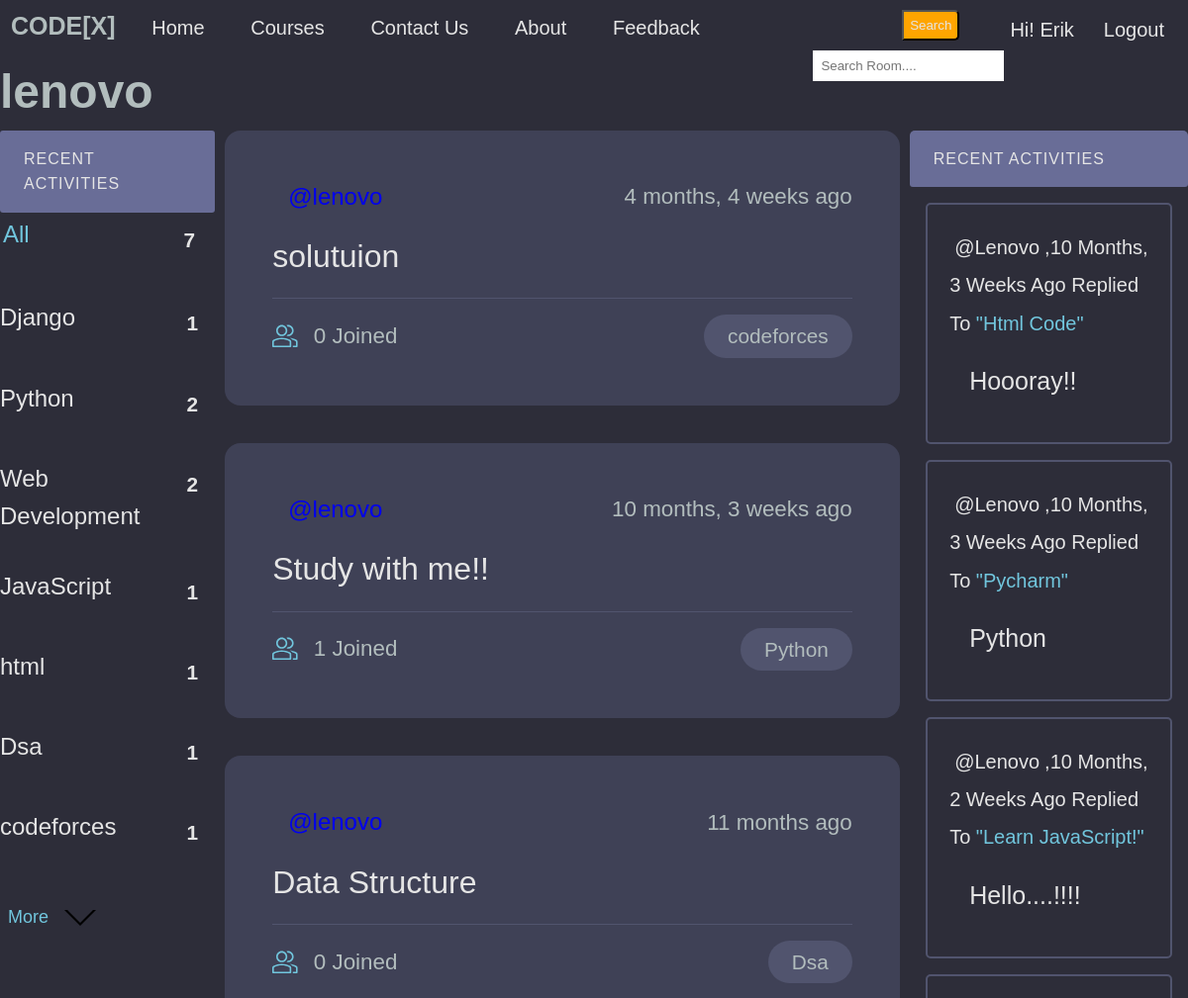
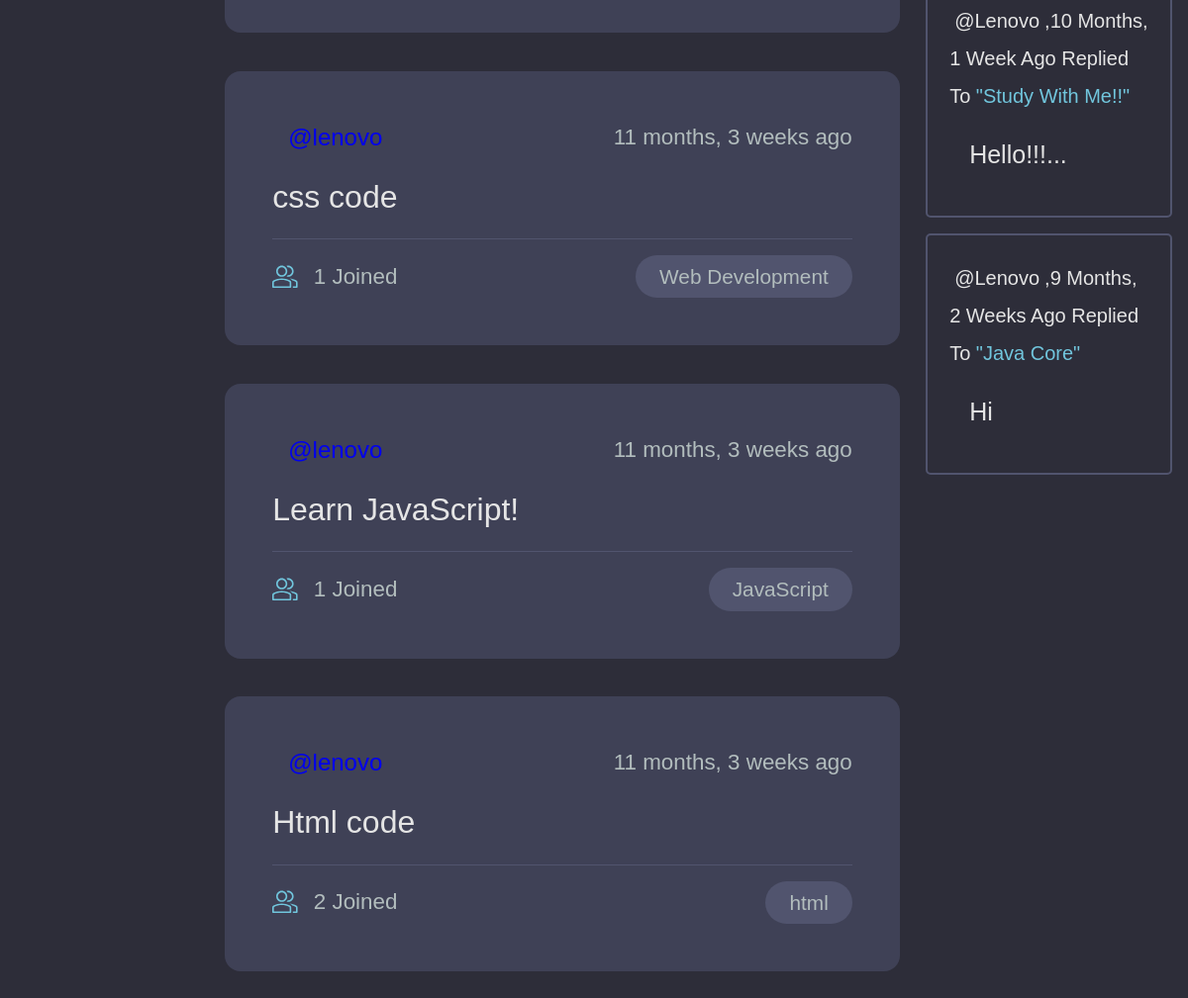
Page /profile/1 (signed in) on the committed database (2 pictures, top to bottom).
### base/models.py (models this page shows, shortened)
class Topic(models.Model):
    name = models.CharField(max_length=200)

class Room(models.Model):
    host =  models.ForeignKey(User, on_delete=models.SET_NULL,null=True)
    topic = models.ForeignKey(Topic, on_delete=models.SET_NULL,null=True)
    name =  models.CharField(max_length= 200)
    description = models.TextField(null= True, blank= True)
    participants= models.ManyToManyField(User, related_name='participants', blank=True)
    updated= models.DateTimeField(auto_now= True)
    created= models.DateTimeField(auto_now_add=True)
    class Meta:
        ordering = ['-updated','-created']
    def __str__(self):
        return self.name

class Message(models.Model):
    user= models.ForeignKey(User, on_delete=models.CASCADE)
    room = models.ForeignKey(Room, on_delete=models.CASCADE)
    body = models.TextField()
    updated= models.DateTimeField(auto_now= True)
    created = models.DateTimeField(auto_now_add=True)
    def __str__(self):
        return self.body[0:50]

### base/views.py (the view)
# urls.py: path('profile/<str:pk>',views.userProfile,name="user-profile"),
def userProfile(request, pk):
    user= User.objects.get(id=pk)
    rooms= user.room_set.all()
    room_message= user.message_set.all()
    topics= Topic.objects.all()
    context= {'user': user, 'rooms': rooms, 'room_message': room_message, 'topics': topics }
    return render(request, 'base/profile.html', context )

### base/templates/base/profile.html (shortened to what this page needs)
{% extends 'main.html' %}
{% block content %}
<h1>{{ user.username }}</h1>
<div class="profile-container">
    <div>
        {% include 'base/topics_component.html' %}
    </div>
    <div>
        {% include 'base/feed_component.html' %}
    </div>
    <div>
        {% include 'base/activity_component.html' %}
    </div>
</div>
{% endblock content %}

### templates/main.html (shortened to what this page needs)
<!DOCTYPE html>
<html lang="en">
<head>
</head>
<body>
    <nav class="nav-bar">
        <ul>
            <label class="logo">CODE[X]</label>
            <li><a  href="/">Home</a></li>
            <li><a href="{% url 'course' %}">Courses</a></li>
            <li><a href="{% url 'contact' %}">Contact us</a></li>
            <li><a href="#">About</a></li>
            <li><a href="#">feedback</a></li>
        </ul>
        {% if request.user.is_authenticated %}
        <a class="logout" href="{% url 'logout' %}">Logout</a>
        <p class="hello">Hi! {{request.user}}</p>
        {% else %}
        <a class="login" href="{% url 'login' %}">Login</a>
        {% endif %}
        <form method="GET" action="{% url 'home' %}">
            <button class="but">Search</button>
            <input class="search" type="text" name="q" placeholder="Search Room...."/>
        </form>
    </nav>
    {% block content %}
    {% endblock %}
</body>
</html>

### base/templates/base/topics_component.html (shortened to what this page needs)
<div class="topics-container">
    <div class="activities__header">
        <h2> Recent Activities </h2>
    </div>
    <ul class="topics__list">
        <li>
            <a href="{% url 'home' %}" class="active">All<span>{{topics.count}}</span></a>
        </li>
        {% for topic in topics %}
            <li>
                <a href="{% url 'home' %}?q={{topic.name}}">{{topic.name}}<span>{{topic.room_set.all.count}}</span></a>
            </li>
        {% endfor %}
    </ul>
    <a class="btn btn--link" href="{% url 'course' %}">More
        <svg version="1.1" xmlns="http://www.w3.org/2000/svg" width="32" height="32" viewBox="0 0 32 32">
            <title>chevron-down</title>
            <path d="M16 21l-13-13h-3l16 16 16-16h-3l-13 13z"></path>
        </svg>
    </a>
</div>

### base/templates/base/feed_component.html (shortened to what this page needs)
{% for room in rooms %}
<div class="roomListRoom">
    <div class="roomListRoom__header">
        <a href="{% url 'user-profile' room.host.id %}" class="roomListRoom__author">
            <span>@{{room.host.username}}</span>
        </a>
        <div class="roomListRoom__actions">
            <span>{{room.created|timesince}} ago</span>
        </div>
    </div>
    <div class="roomListRoom__content">
        <a href="{% url 'room' room.id %}">{{room.name}}</a>
    </div>
    <div class="roomListRoom__meta">
        <a href="{% url 'room' room.id %}" class="roomListRoom__joined">
            {{room.participants.all.count}} Joined
        </a>
        <p class="roomListRoom__topic">{{room.topic.name}}</p>
    </div>
</div>
{% endfor %}

### base/templates/base/activity_component.html (shortened to what this page needs)
<div class="activities">
    <div class="activities__header">
        <h2> Recent Activities </h2>
    </div>
    {% for message in room_message %}
        <div class="activities__box">
            <div>
                <small class="m_e_s"><a class="message-user" href="{% url 'user-profile' message.user.id %}">@{{ message.user }}</a>,{{message.created|timesince}} ago replied to </small>
                <small class="mess-room">"{{message.room}}"</small>
                <p class="user-message">{{message}}</p>
            </div>
        </div>
    {% endfor %}
</div>

### templates/main.html (style rules this page uses)
:root { --color-main: #71c6dd; --color-main-light: #e1f6fb; --color-dark: #3f4156; --color-dark-medium: #51546e; --color-dark-light: #696d97; --color-light: #e5e5e5; --color-gray: #8b8b8b; --color-light-gray: #b2bdbd; --color-bg: #2d2d39; --color-success: #5dd693; --color-error: #fc4b0b; }
* { padding: 0; margin: 0; text-decoration: none; list-style-type: none; box-sizing: border-box; font-family: 'Nunito', sans-serif }
body { color: var(--color-light-gray); background-color: var(--color-bg); line-height: 1.6; font-weight: 400; font-size: 1.5rem; min-height: 100vh; }
.nav-bar { background:#2d2d39; height: 55px; width: 100%; }
.logo { color:#b2bdbd ; font-size: 25px; line-height: 50px; padding: 0 10px; font-weight: bold; }
nav ul { float:left; margin:1px; }
nav ul li { display: inline-block; line-height:40px; margin: 0 14px; }
nav ul li a { color: #e5e5e5; font-size: 20px; padding: 4px 6px; border-radius: 3px; text-transform:capitalize; }
.search { float: right; margin-top: 10px; border: none; padding: 8px; }
button { float: right; margin-right: 45px; padding: 6px; margin-top: 10px; background: orange; color: #e5e5e5; border-radius: 0 5px 5px 0; cursor: pointer; }
.logout { float: right; color: #e5e5e5; font-size: 20px; padding: 4px 6px; border-radius: 3px; text-transform:capitalize; margin-top: 10px; margin-right: 18px; cursor: pointer; }
.hello { float: right; color: #e5e5e5; font-size: 20px; padding: 4px 6px; border-radius: 3px; text-transform:capitalize; margin-top: 10px; margin-right: 18px; }

### base/templates/base/profile.html (style rules this page uses)
.profile-container { display: grid; grid-template-columns: 1fr 3fr 1fr; }

### base/templates/base/topics_component.html (style rules this page uses)
:root { --color-main: #71c6dd; --color-main-light: #e1f6fb; --color-dark: #3f4156; --color-dark-medium: #51546e; --color-dark-light: #696d97; --color-light: #e5e5e5; --color-gray: #8b8b8b; --color-light-gray: #b2bdbd; --color-bg: #2d2d39; --color-success: #5dd693; --color-error: #fc4b0b; }
.topics-container { margin-right: 10px; }
.topics__list { list-style: none; }
.topics__list li a { display: flex; justify-content: space-between; margin-bottom: 2rem; font-weight: 500; color: var( --color-light); transition: all 0.3s ease-in-out; }
.topics__list li a.active, .topics__list li a:hover { color: var(--color-main); border-radius: 3px; padding: 3px 3px; }
.topics__list li a span { padding: 0.5rem 1rem; color: var( --color-light); border-radius: 3px; font-size: 1.3rem; font-weight: 700; letter-spacing: 1px; }
.btn { background-color: transparent; border: none; display: inline-flex; align-items: center; gap: 1rem; cursor: pointer; transition: all ease-in-out 0.3s; border-radius: 3px; box-shadow: 1px 1px 3px 1px rgba(0, 0, 0, 0.15); padding:8px 10px; font-size: 18px; margin-top: 10px; margin-bottom: 10px; margin-left: 5px; }
.btn--link { border-radius: 3px; padding: 3px; color: var(--color-main); box-shadow: none; }
.activities__header h2 { background-color: var(--color-dark-light); text-transform: uppercase; font-weight: 500; padding: 1rem 1.5rem; color: var(--color-light); letter-spacing: 1px; font-size: 1rem; border-radius: 3px; }

### base/templates/base/activity_component.html (style rules this page uses)
:root { --color-main: #71c6dd; --color-main-light: #e1f6fb; --color-dark: #3f4156; --color-dark-medium: #51546e; --color-dark-light: #696d97; --color-light: #e5e5e5; --color-gray: #8b8b8b; --color-light-gray: #b2bdbd; --color-bg: #2d2d39; --color-success: #5dd693; --color-error: #fc4b0b; }
.activities { border-radius: 5px; overflow: hidden; margin-left: 10px; }
.activities__header h2 { background-color: var(--color-dark-light); text-transform: uppercase; font-weight: 500; padding: 1rem 1.5rem; color: var(--color-light); letter-spacing: 1px; font-size: 1rem; }
.activities__box { margin: 1rem; padding: 1.4rem; border: 2px solid var(--color-dark-medium); border-radius: 5px; }
.m_e_s { color: #e5e5e5; font-size: 20px; text-transform: capitalize; }
.message-user { color:#e5e5e5; padding: 5px; border-radius: 3px; }
.user-message { padding: 20px; font-size: 25px; text-transform: capitalize; color: #e5e5e5; }
.mess-room { font-size: 20px; color: #71c6dd; text-transform: capitalize; }

### rows in the picture
Topic: name "Django", room_set.all.count "1"
Topic: name "Python", room_set.all.count "2"
Topic: name "Web Development", room_set.all.count "2"
Topic: name "JavaScript", room_set.all.count "1"
Topic: name "html", room_set.all.count "1"
Topic: name "Dsa", room_set.all.count "1"
Topic: name "codeforces", room_set.all.count "1"
Room: host.username "lenovo", created "4 months, 4 weeks", name "solutuion", participants.all.count "0", topic.name "codeforces"
Room: host.username "lenovo", created "10 months, 3 weeks", name "Study with me!!", participants.all.count "1", topic.name "Python"
Room: host.username "lenovo", created "11 months", name "Data Structure", participants.all.count "0", topic.name "Dsa"
Room: host.username "lenovo", created "11 months, 3 weeks", name "css code", participants.all.count "1", topic.name "Web Development"
Room: host.username "lenovo", created "11 months, 3 weeks", name "Learn JavaScript!", participants.all.count "1", topic.name "JavaScript"
Room: host.username "lenovo", created "11 months, 3 weeks", name "Html code", participants.all.count "2", topic.name "html"
Message: user "Lenovo", created "10 Months, 3 Weeks", room "Html Code", body "Hoooray!!"
Message: user "Lenovo", created "10 Months, 3 Weeks", room "Pycharm", body "Python"
Message: user "Lenovo", created "10 Months, 2 Weeks", room "Learn JavaScript!", body "Hello....!!!!"
Message: user "Lenovo", created "10 Months, 1 Week", room "Study With Me!!", body "Hello!!!..."
Message: user "Lenovo", created "9 Months, 2 Weeks", room "Java Core", body "Hi"

### other values in the picture
{{ request.user }} "Erik"
{{ user.username }} "lenovo"
{{ topics.count }} "7"
